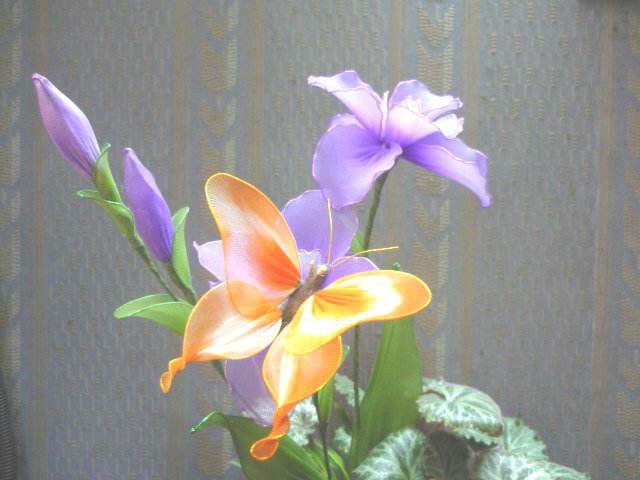
#> input picture datas/f4.jpg, 640 x 480 px
$ jupyter execute '07-矩阵上三角提取.ipynb'   (shell and % lines are left out)
#> lines starting #> are read from the running program, lines starting #| are printed output that depends on the picture
[cell 1]
import numpy as np

[cell 2]
A = np.ones((5,5))
A_t = np.tril(A,k=0)
print(A_t)

[cell 3]
help(np.tril)

[cell 4]
import imageio
import matplotlib.pyplot as plt
import cv2

[cell 5]
src = imageio.imread('../datas/f4.jpg')
#> src is the input picture: shape (480, 640, 3); mean R, G, B 150.1, 147.8, 142.8
src = cv2.cvtColor(src,cv2.COLOR_RGB2GRAY)
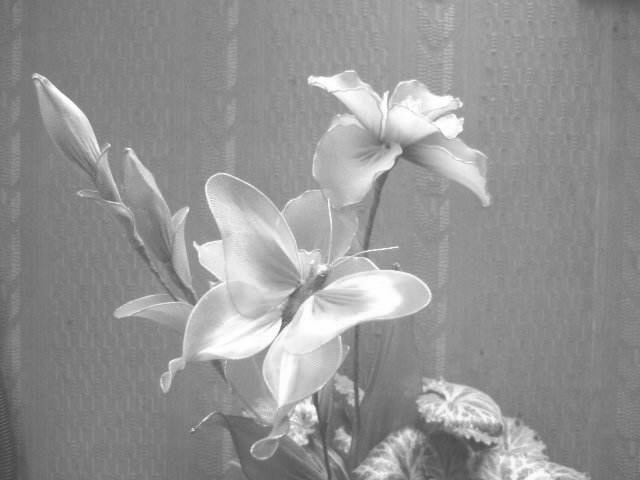
#> src: shape (480, 640); min 66, max 255, mean 147.9

[cell 6]
dst = np.tril(src)
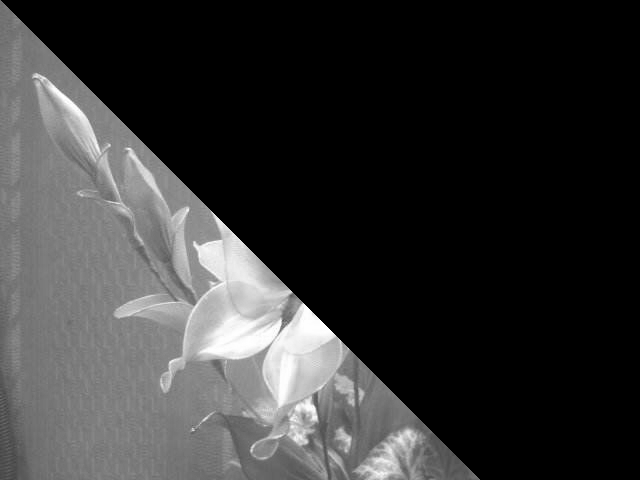
#> dst: shape (480, 640); min 0, max 255, mean 53.1

$ run again, with datas/f1.jpg copied over datas/f4.jpg
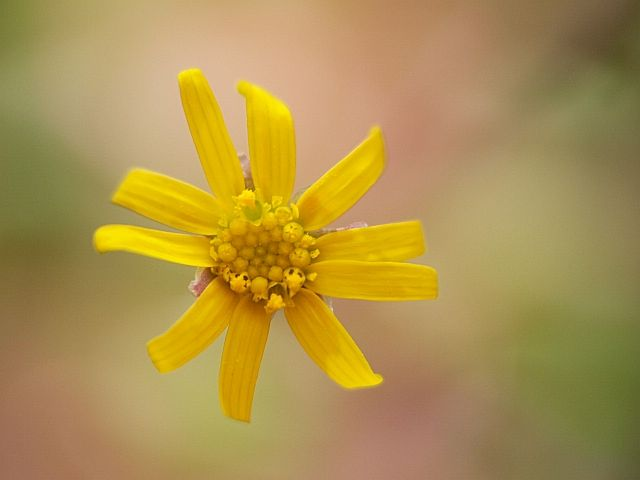
#> input picture datas/f1.jpg, 640 x 480 px
#> src is the input picture: shape (480, 640, 3); mean R, G, B 173.2, 145.8, 78.8
#> `src = cv2.cvtColor(src,cv2.COLOR_RGB2GRAY)`:
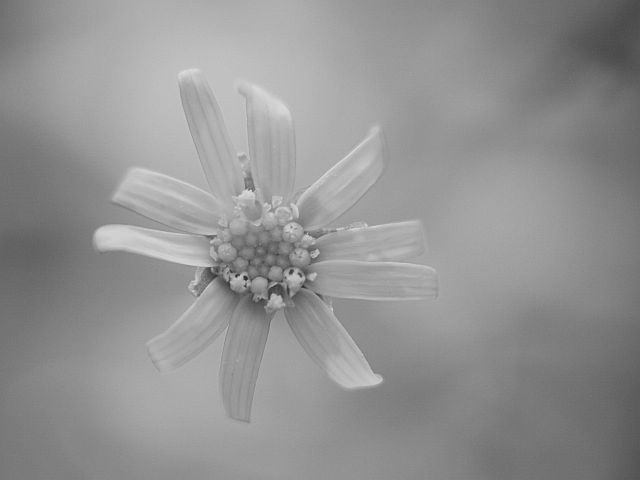
#> src: shape (480, 640); min 40, max 222, mean 146.4
#> `dst = np.tril(src)`:
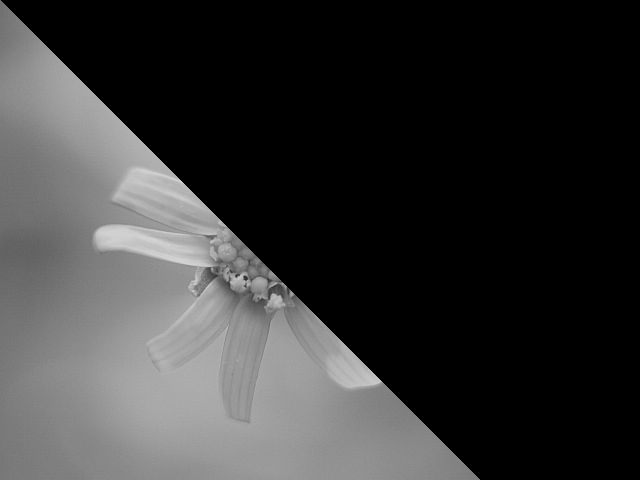
#> dst: shape (480, 640); min 0, max 215, mean 54.2

$ run again, with datas/f3.jpg copied over datas/f4.jpg
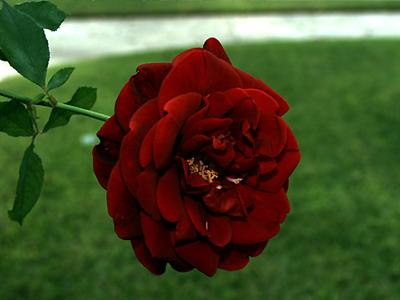
#> input picture datas/f3.jpg, 400 x 300 px
#> src is the input picture: shape (300, 400, 3); mean R, G, B 72.4, 78.6, 41.2
#> `src = cv2.cvtColor(src,cv2.COLOR_RGB2GRAY)`:
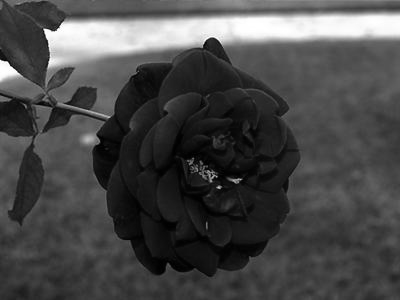
#> src: shape (300, 400); min 0, max 255, mean 72.5
#> `dst = np.tril(src)`:
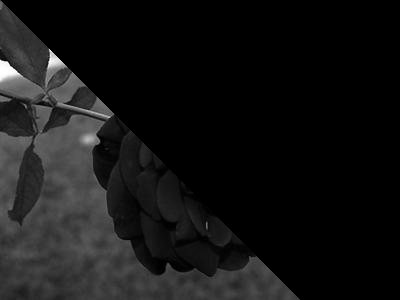
#> dst: shape (300, 400); min 0, max 255, mean 20.1
